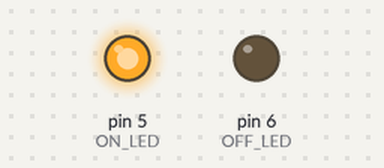
Recording of a sketch running on a simulated Arduino Uno, built with avr-gcc and run on an emulated ATmega328P. Shown: output pins drawn as LEDs (lit = HIGH). Pins used as bus, display or sensor lines are not drawn.

Above: at 0.1 s.
Timing chart, 0 to 1.6 s (numbered marks = the images above):
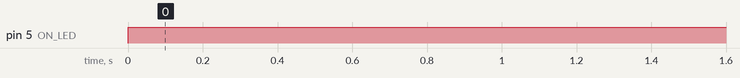

Measured:
- by itself, pin 5 (ON_LED): LOW → HIGH at 0.00 s

The sketch:

Automated_Lamp_Code.ino
```cpp
void setup() {
 pinMode(5, OUTPUT);  //ON LED
 pinMode(6, OUTPUT);  //OFF LED
 pinMode(7, OUTPUT);  //SSR Control pin
}

void loop() {
  digitalWrite(5, HIGH);
  digitalWrite(7, HIGH);
  digitalWrite(6, LOW);
  delay(43200000);
  digitalWrite(5, LOW);
  digitalWrite(7, LOW);
  digitalWrite(6, HIGH);
  delay(43200000);
}
```
